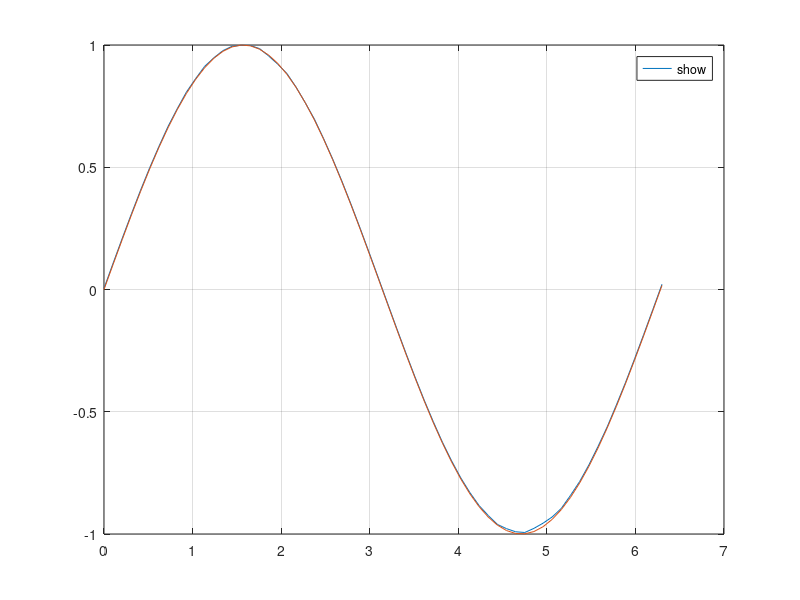

The MATLAB source for this figure:
h = 0.1;
a = 0;
b = 6.30;
F = @(t)sin(t);
f = @(t,y)cos(t);
tspan = linspace(a,b,(b-a)/h);
[tspan,appr] = ode23s(f,tspan,0.005);
real = F(tspan);
plot(tspan,appr,'DisplayName','ODE23S');
hold on;
plot(tspan,real,'DisplayName','Real Function');
grid on;
legend(gca,'show','location','best');